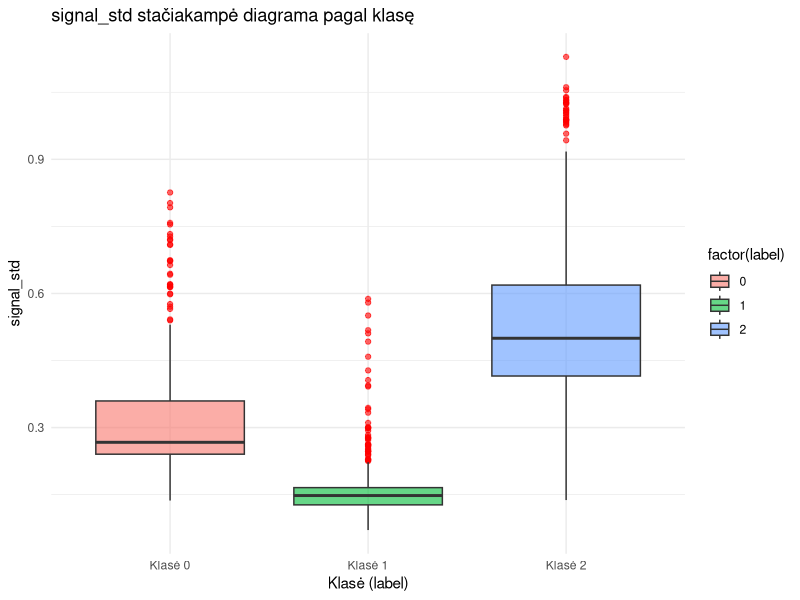
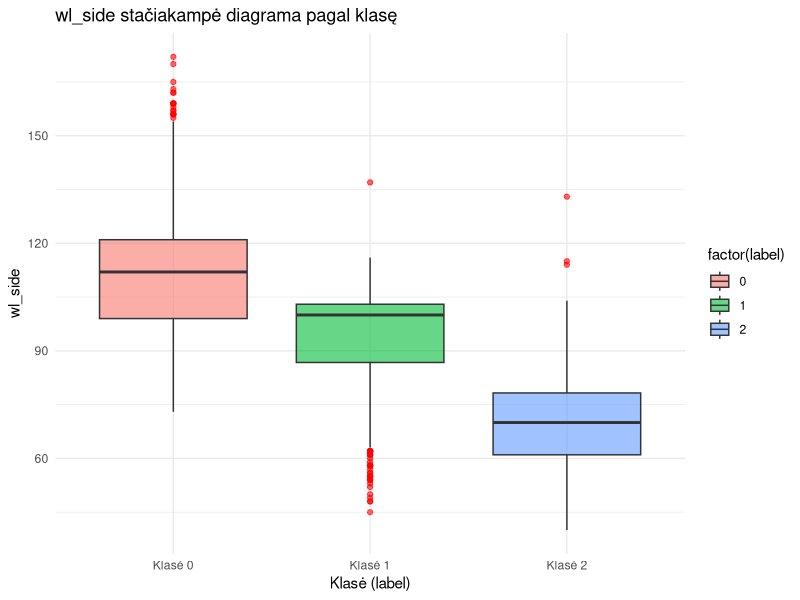
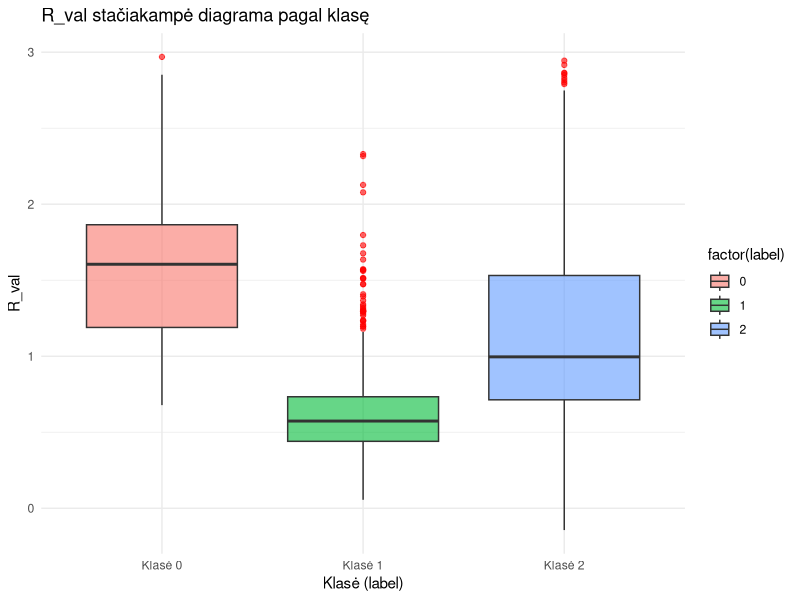
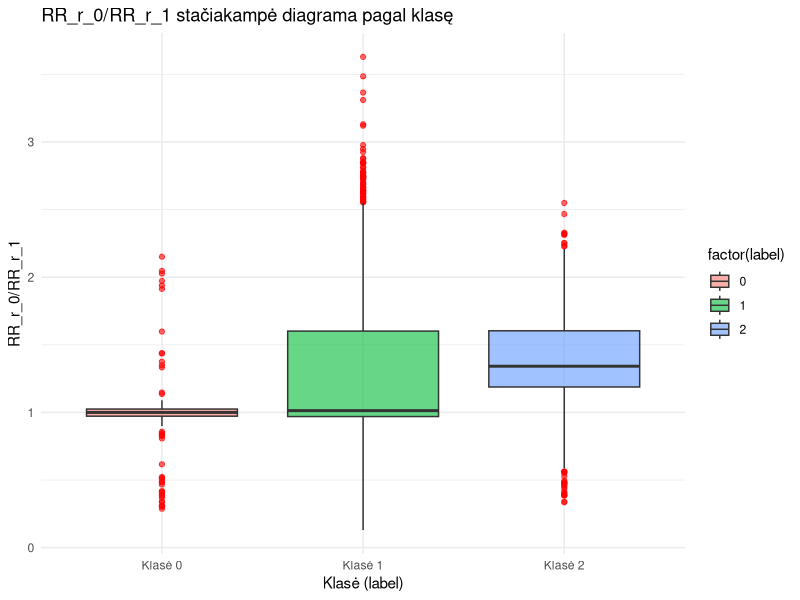
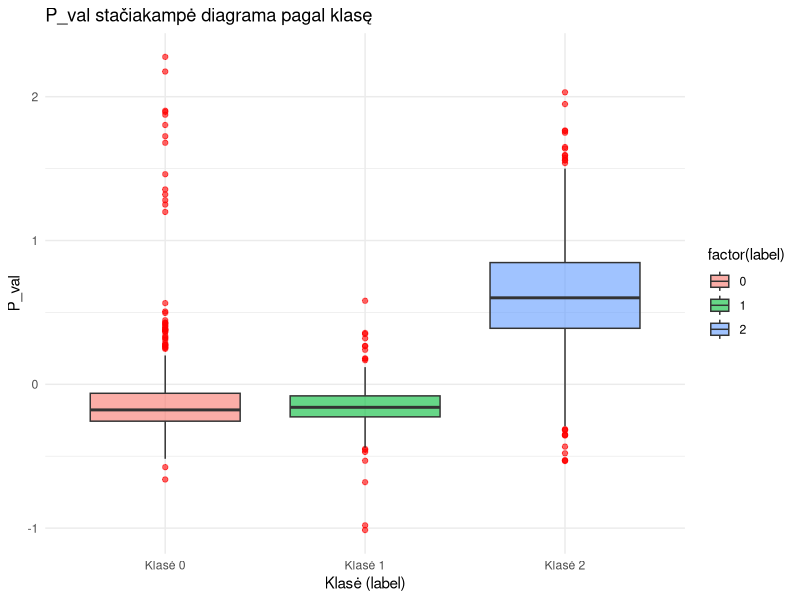
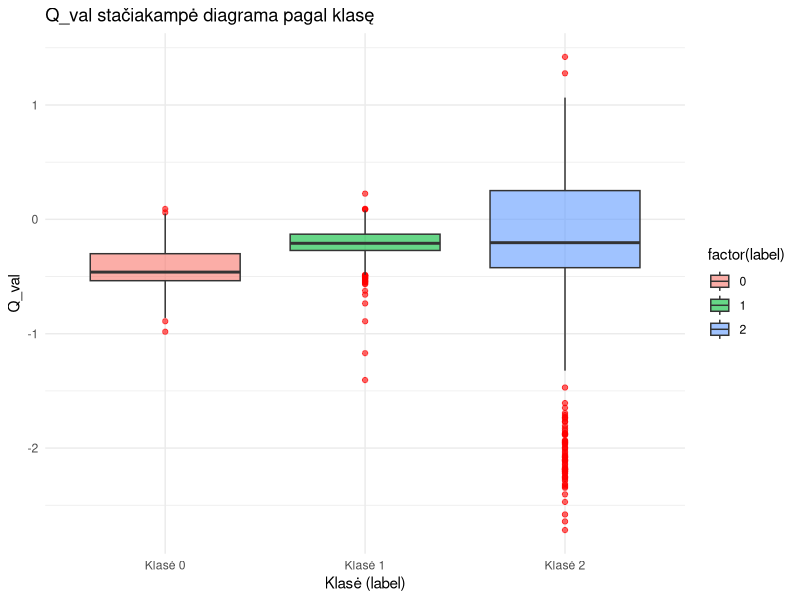
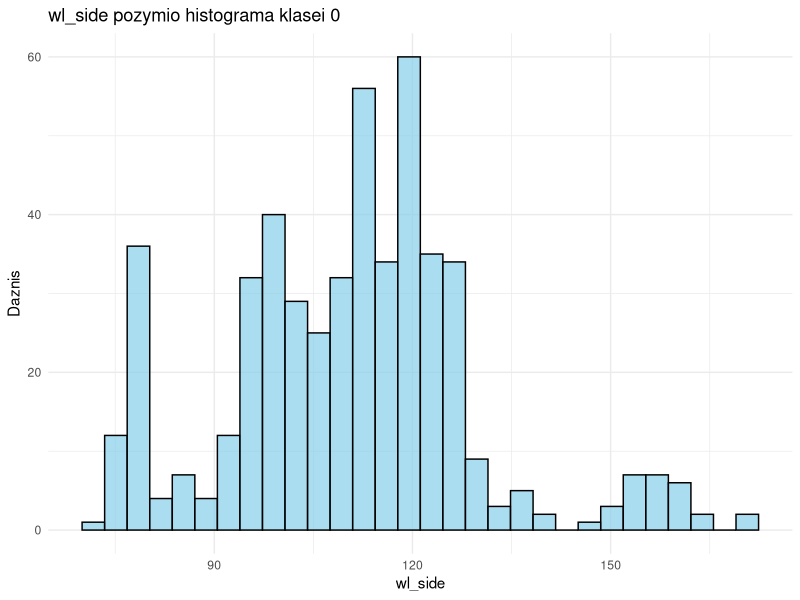
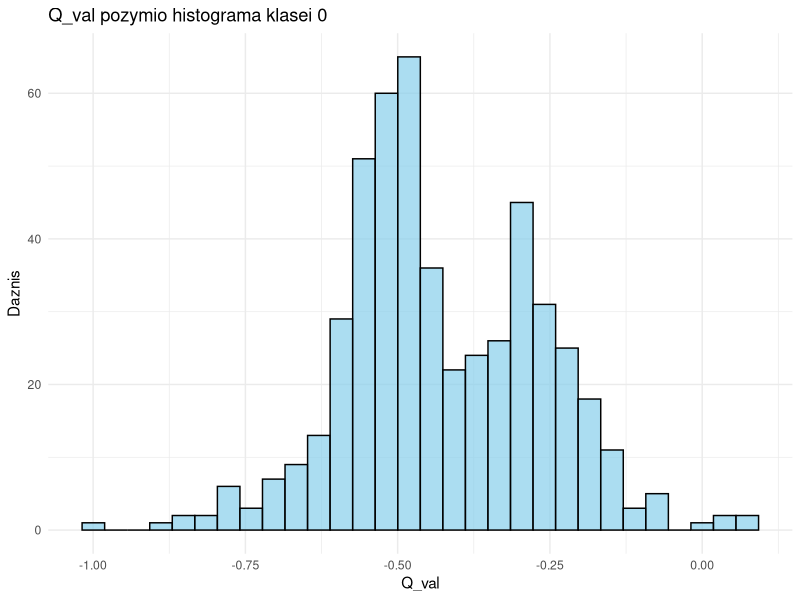

The R script that drew these images, in order:
if (!require("skimr")) install.packages("skimr", repos = "https://cloud.r-project.org/") # Parsisiunčiame ir importuojame biblioteką darbui su duomenimis
library(skimr)
library(ggplot2)
library(reshape2)
library(gridExtra)
library(grid)

if(!dir.exists("csv/aprasomojiStatistika")) dir.create("csv/aprasomojiStatistika")

# --- Nuskaitome duomenis

df <- read.csv("csv/raw_data_1500_6.csv", sep = ",", header = TRUE, check.names = FALSE) # Nuskaitome failą
df_selected <- df # Sukuriame df_selected kaip df kopiją, kad būtų galima naudoti tolesnėje analizėje
# --- Aprašomoji duomenų analizė (bendra)

num_vars <- df_selected[, !names(df_selected) %in% "label"] # Analizei atrenkame tik kiekybinius rodikliu, neįtraukdami kokybinio rodiklio klasė (angl. label)

stats_list <- lapply(num_vars, function(x) { # Atliekame aprašomąją duomenų analizę su atrinktais rodikliais
  round(c(
    Minimumas = min(x, na.rm = TRUE),
    Q1 = quantile(x, 0.25, na.rm = TRUE),
    Mediana = median(x, na.rm = TRUE),
    Vidurkis = mean(x, na.rm = TRUE),
    Q3 = quantile(x, 0.75, na.rm = TRUE),
    Maksimumas = max(x, na.rm = TRUE),
    Dispersija = var(x, na.rm = TRUE),
    `Neegzistuojancios reiksmes` = sum(is.na(x))
  ), 4)
})

stats_df <- data.frame( # Paverčiame statistikos sąrašą į duomenų rėmą ir pridedame kintamųjų pavadinimus, kad būtų galima teisingai eksportuoti į .CSV failą
  Variable = names(stats_list),
  do.call(rbind, stats_list)
)

write.csv(stats_df, "csv/aprasomojiStatistika/aprasomoji_atrinktu_duomenu_statistika.csv", row.names = FALSE) # Išsaugome aprašomosios duomenų analizės rezultatų rinkinį į .CSV failą

# --- Aprašomoji duomenų analizė pagal klases (label)
stats_by_label <- lapply(split(df_selected, df_selected$label), function(sub_df) {
  num_vars <- sub_df[, !names(sub_df) %in% "label"]
  stats_list <- lapply(num_vars, function(x) {
    round(c(
      Minimumas = min(x, na.rm = TRUE),
      Q1 = quantile(x, 0.25, na.rm = TRUE),
      Mediana = median(x, na.rm = TRUE),
      Vidurkis = mean(x, na.rm = TRUE),
      Q3 = quantile(x, 0.75, na.rm = TRUE),
      Maksimumas = max(x, na.rm = TRUE),
      Dispersija = var(x, na.rm = TRUE),
      Neegzistuojancios.reiksmes = sum(is.na(x))
    ), 4)
  })

  df_stats <- data.frame(
    Label = unique(sub_df$label),
    Variable = names(stats_list),
    do.call(rbind, stats_list)
  )
  return(df_stats)
})

stats_by_label_df <- do.call(rbind, stats_by_label)

write.csv(stats_by_label_df, "csv/aprasomojiStatistika/aprasomoji_statistika_by_label.csv", row.names = FALSE)

# --- Stačiakampės diagramos (boxplot) pagal klases (label)
num_vars <- setdiff(names(df_selected), "label") # Išrenkame tik kiekybinius kintamuosius, neįtraukdami kokybinio kintamojo klasė (angl. label)

if (!dir.exists("plots_aprasomoji_analize")) dir.create("plots_aprasomoji_analize")

for (var in num_vars) {
  p <- ggplot(df_selected, aes(x = factor(label, levels = c(0,1,2),
  labels = c("Klasė 0", "Klasė 1", "Klasė 2")),
  y = .data[[var]], fill = factor(label))) +
    geom_boxplot(outlier.color = "red", alpha = 0.6) +
    labs(title = paste(var, "stačiakampė diagrama pagal klasę"),
         x = "Klasė (label)",
         y = var) +
    theme_minimal()

  # Sutvarkome kintamuosius
  safe_var <- gsub("[^[:alnum:]_]", "_", var)

  ggsave(
    filename = paste0("plots_aprasomoji_analize/boxplot_", safe_var, ".png"),
    plot = p,
    width = 7, height = 7, dpi = 300
  )
}

# --- Histogramos pagal klases (label)

vars_to_plot <- c("wl_side", "Q_val") # Požymiai, kurių histogramos bus braižomos

# Požymių reikšmių histogramos pagal klasę (label)
label_values <- c(0, 1, 2)

if (!dir.exists("histograms_by_label")) dir.create("histograms_by_label")

# Iteruojame per kiekvieną klasę (label)
for (label_value in label_values) {
  df_subset <- df_selected[df_selected$label == label_value, ]

  for (var in vars_to_plot) {
    p <- ggplot(df_subset, aes(x = .data[[var]])) +
      geom_histogram(bins = 30, fill = "skyblue", color = "black", alpha = 0.7) +
      labs(
        title = paste(var, "pozymio histograma", "klasei", label_value),
        x = var,
        y = "Daznis"
      ) +
      theme_minimal()

    safe_var <- gsub("[^[:alnum:]_]", "_", var)
    ggsave(
      filename = paste0("histograms_by_label/hist_", safe_var, "_label_", label_value, ".png"),
      plot = p,
      width = 7, height = 5, dpi = 300
    )
  }
}

vars_to_plot <- c("wl_side", "Q_val")  # Parenkame požymius

for (var in vars_to_plot) {
  p <- ggplot(df_selected, aes(x = .data[[var]], fill = factor(label))) +
    geom_histogram(position = "identity", alpha = 0.5, bins = 30, color = "black") +
    labs(
      title = paste(var, "pozymio histograma", "pagal klases"),
      x = var,
      y = "Daznis",
      fill = "Klase"
    ) +
    theme_minimal()

  safe_var <- gsub("[^[:alnum:]_]", "_", var)  # Sutvarkome kintamuosius
    ggsave(
      filename = paste0("histograms_by_label/hist_joined", safe_var,".png"),
      plot = p,
      width = 7, height = 5, dpi = 300
    )
}